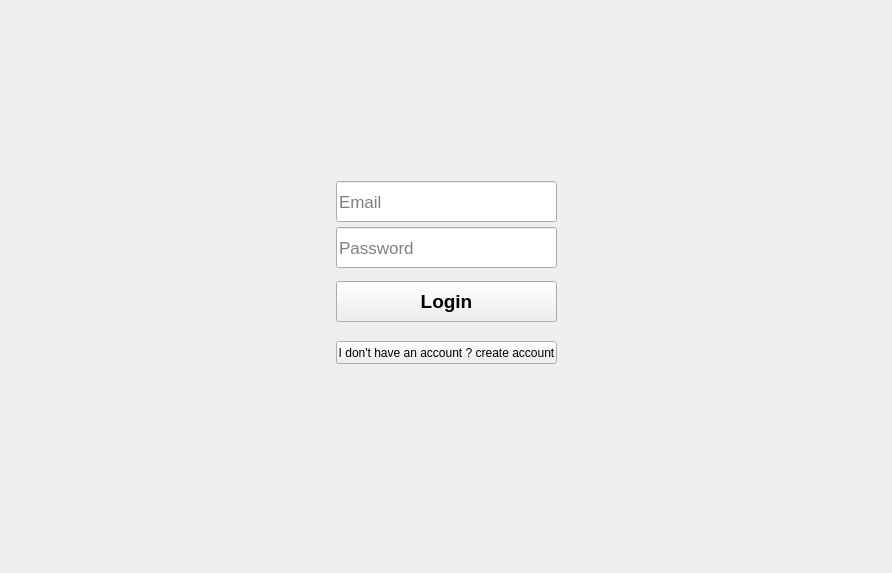
<?xml version="1.0" encoding="UTF-8"?>
<ui version="4.0">
 <class>SpursAPI</class>
 <widget class="QMainWindow" name="SpursAPI">
  <property name="geometry">
   <rect>
    <x>0</x>
    <y>0</y>
    <width>892</width>
    <height>573</height>
   </rect>
  </property>
  <property name="windowTitle">
   <string>SpursAPI</string>
  </property>
  <widget class="QWidget" name="centralwidget">
   <layout class="QVBoxLayout" name="verticalLayout">
    <property name="spacing">
     <number>0</number>
    </property>
    <property name="leftMargin">
     <number>0</number>
    </property>
    <property name="topMargin">
     <number>0</number>
    </property>
    <property name="rightMargin">
     <number>0</number>
    </property>
    <property name="bottomMargin">
     <number>0</number>
    </property>
    <item>
     <widget class="QStackedWidget" name="stackedWidget">
      <property name="currentIndex">
       <number>1</number>
      </property>
      <widget class="QWidget" name="welcome_page"/>
      <widget class="QWidget" name="login_page">
       <layout class="QHBoxLayout" name="horizontalLayout">
        <item>
         <widget class="QWidget" name="widget_fields" native="true">
          <property name="maximumSize">
           <size>
            <width>280</width>
            <height>290</height>
           </size>
          </property>
          <widget class="QLineEdit" name="email_input">
           <property name="geometry">
            <rect>
             <x>30</x>
             <y>40</y>
             <width>221</width>
             <height>41</height>
            </rect>
           </property>
           <property name="font">
            <font>
             <pointsize>13</pointsize>
            </font>
           </property>
           <property name="placeholderText">
            <string>Email</string>
           </property>
          </widget>
          <widget class="QLineEdit" name="password_input">
           <property name="geometry">
            <rect>
             <x>30</x>
             <y>86</y>
             <width>221</width>
             <height>41</height>
            </rect>
           </property>
           <property name="font">
            <font>
             <pointsize>13</pointsize>
            </font>
           </property>
           <property name="echoMode">
            <enum>QLineEdit::Password</enum>
           </property>
           <property name="placeholderText">
            <string>Password</string>
           </property>
          </widget>
          <widget class="QPushButton" name="login_btnv">
           <property name="geometry">
            <rect>
             <x>30</x>
             <y>140</y>
             <width>221</width>
             <height>41</height>
            </rect>
           </property>
           <property name="font">
            <font>
             <pointsize>14</pointsize>
             <weight>75</weight>
             <bold>true</bold>
            </font>
           </property>
           <property name="cursor">
            <cursorShape>PointingHandCursor</cursorShape>
           </property>
           <property name="text">
            <string>Login</string>
           </property>
          </widget>
          <widget class="QPushButton" name="create_account_go">
           <property name="geometry">
            <rect>
             <x>30</x>
             <y>200</y>
             <width>221</width>
             <height>23</height>
            </rect>
           </property>
           <property name="cursor">
            <cursorShape>PointingHandCursor</cursorShape>
           </property>
           <property name="text">
            <string>I don't have an account ? create account</string>
           </property>
          </widget>
         </widget>
        </item>
       </layout>
      </widget>
      <widget class="QWidget" name="main_page"/>
     </widget>
    </item>
   </layout>
  </widget>
 </widget>
 <resources/>
 <connections/>
</ui>
